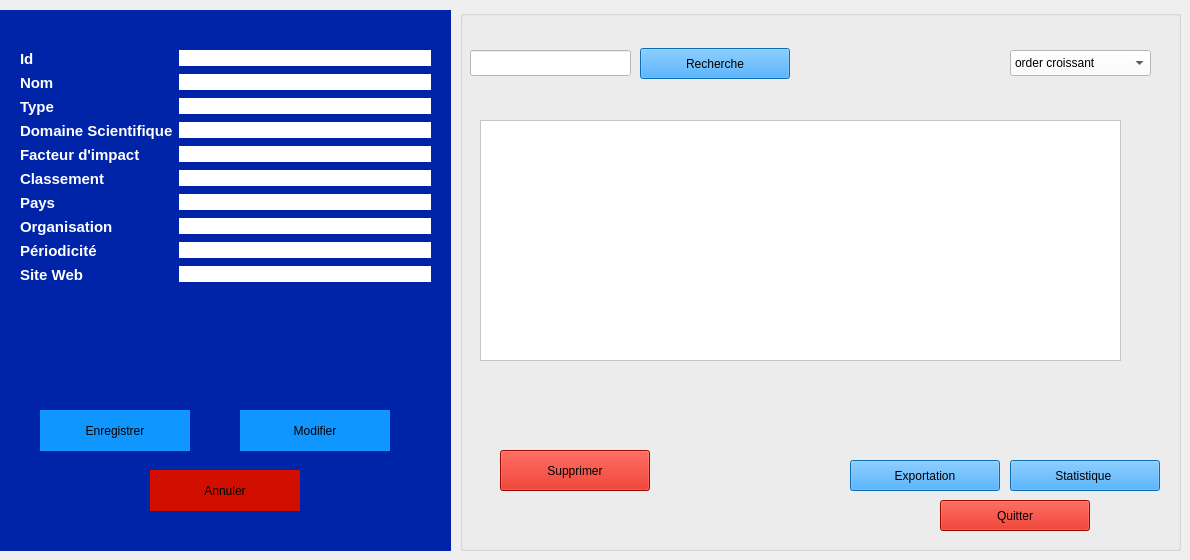
     <widget class="QWidget" name="tab_journal">
      <attribute name="title">
       <string>Gestion Journal/Conférence</string>
      </attribute>
      <widget class="QGroupBox" name="groupBox_Journal_Form">
       <property name="geometry">
        <rect>
         <x>0</x>
         <y>10</y>
         <width>451</width>
         <height>541</height>
        </rect>
       </property>
       <property name="styleSheet">
        <string notr="true">background-color: rgb(0, 36, 168);
border: #A8D3F0;</string>
       </property>
       <property name="title">
        <string/>
       </property>
       <widget class="QWidget" name="formLayoutWidget_Journal">
        <property name="geometry">
         <rect>
          <x>20</x>
          <y>40</y>
          <width>411</width>
          <height>331</height>
         </rect>
        </property>
        <layout class="QFormLayout" name="formLayout_Journal">
         <item row="0" column="0">
          <widget class="QLabel" name="label_Journal_id">
           <property name="text">
            <string>&lt;html&gt;&lt;head/&gt;&lt;body&gt;&lt;p&gt;&lt;span style=&quot; font-size:11pt; font-weight:700; color:#ffffff;&quot;&gt;Id&lt;/span&gt;&lt;/p&gt;&lt;/body&gt;&lt;/html&gt;</string>
           </property>
          </widget>
         </item>
         <item row="0" column="1">
          <widget class="QLineEdit" name="id">
           <property name="styleSheet">
            <string notr="true">background-color: rgb(255, 255, 255);</string>
           </property>
          </widget>
         </item>
         <item row="1" column="0">
          <widget class="QLabel" name="label_Journal_nom">
           <property name="text">
            <string>&lt;html&gt;&lt;head/&gt;&lt;body&gt;&lt;p&gt;&lt;span style=&quot; font-size:11pt; font-weight:700; color:#ffffff;&quot;&gt;Nom&lt;/span&gt;&lt;/p&gt;&lt;/body&gt;&lt;/html&gt;</string>
           </property>
          </widget>
         </item>
         <item row="1" column="1">
          <widget class="QLineEdit" name="nom">
           <property name="styleSheet">
            <string notr="true">background-color: rgb(255, 255, 255);</string>
           </property>
          </widget>
         </item>
         <item row="2" column="0">
          <widget class="QLabel" name="label_Journal_type">
           <property name="text">
            <string>&lt;html&gt;&lt;head/&gt;&lt;body&gt;&lt;p&gt;&lt;span style=&quot; font-size:11pt; font-weight:700; color:#ffffff;&quot;&gt;Type&lt;/span&gt;&lt;/p&gt;&lt;/body&gt;&lt;/html&gt;</string>
           </property>
          </widget>
         </item>
         <item row="2" column="1">
          <widget class="QLineEdit" name="type">
           <property name="styleSheet">
            <string notr="true">background-color: rgb(255, 255, 255);</string>
           </property>
          </widget>
         </item>
         <item row="3" column="0">
          <widget class="QLabel" name="label_Journal_domaine">
           <property name="text">
            <string>&lt;html&gt;&lt;head/&gt;&lt;body&gt;&lt;p&gt;&lt;span style=&quot; font-size:11pt; font-weight:700; color:#ffffff;&quot;&gt;Domaine Scientifique&lt;/span&gt;&lt;/p&gt;&lt;/body&gt;&lt;/html&gt;</string>
           </property>
          </widget>
         </item>
         <item row="3" column="1">
          <widget class="QLineEdit" name="domaine_scientifique">
           <property name="styleSheet">
            <string notr="true">background-color: rgb(255, 255, 255);</string>
           </property>
          </widget>
         </item>
         <item row="4" column="0">
          <widget class="QLabel" name="label_Journal_facteur">
           <property name="text">
            <string>&lt;html&gt;&lt;head/&gt;&lt;body&gt;&lt;p&gt;&lt;span style=&quot; font-size:11pt; font-weight:700; color:#ffffff;&quot;&gt;Facteur d'impact&lt;/span&gt;&lt;/p&gt;&lt;/body&gt;&lt;/html&gt;</string>
           </property>
          </widget>
         </item>
         <item row="4" column="1">
          <widget class="QLineEdit" name="facteur_impact">
           <property name="styleSheet">
            <string notr="true">background-color: rgb(255, 255, 255);</string>
           </property>
          </widget>
         </item>
         <item row="5" column="0">
          <widget class="QLabel" name="label_Journal_classement">
           <property name="text">
            <string>&lt;html&gt;&lt;head/&gt;&lt;body&gt;&lt;p&gt;&lt;span style=&quot; font-size:11pt; font-weight:700; color:#ffffff;&quot;&gt;Classement&lt;/span&gt;&lt;/p&gt;&lt;/body&gt;&lt;/html&gt;</string>
           </property>
          </widget>
         </item>
         <item row="5" column="1">
          <widget class="QLineEdit" name="classement">
           <property name="styleSheet">
            <string notr="true">background-color: rgb(255, 255, 255);</string>
           </property>
          </widget>
         </item>
         <item row="6" column="0">
          <widget class="QLabel" name="label_Journal_pays">
           <property name="text">
            <string>&lt;html&gt;&lt;head/&gt;&lt;body&gt;&lt;p&gt;&lt;span style=&quot; font-size:11pt; font-weight:700; color:#ffffff;&quot;&gt;Pays&lt;/span&gt;&lt;/p&gt;&lt;/body&gt;&lt;/html&gt;</string>
           </property>
          </widget>
         </item>
         <item row="6" column="1">
          <widget class="QLineEdit" name="pays">
           <property name="styleSheet">
            <string notr="true">background-color: rgb(255, 255, 255);</string>
           </property>
          </widget>
         </item>
         <item row="7" column="0">
          <widget class="QLabel" name="label_Journal_organisation">
           <property name="text">
            <string>&lt;html&gt;&lt;head/&gt;&lt;body&gt;&lt;p&gt;&lt;span style=&quot; font-size:11pt; font-weight:700; color:#ffffff;&quot;&gt;Organisation&lt;/span&gt;&lt;/p&gt;&lt;/body&gt;&lt;/html&gt;</string>
           </property>
          </widget>
         </item>
         <item row="7" column="1">
          <widget class="QLineEdit" name="organisation">
           <property name="styleSheet">
            <string notr="true">background-color: rgb(255, 255, 255);</string>
           </property>
          </widget>
         </item>
         <item row="8" column="0">
          <widget class="QLabel" name="label_Journal_periodicite">
           <property name="text">
            <string>&lt;html&gt;&lt;head/&gt;&lt;body&gt;&lt;p&gt;&lt;span style=&quot; font-size:11pt; font-weight:700; color:#ffffff;&quot;&gt;Périodicité&lt;/span&gt;&lt;/p&gt;&lt;/body&gt;&lt;/html&gt;</string>
           </property>
          </widget>
         </item>
         <item row="8" column="1">
          <widget class="QLineEdit" name="periodicite">
           <property name="styleSheet">
            <string notr="true">background-color: rgb(255, 255, 255);</string>
           </property>
          </widget>
         </item>
         <item row="9" column="0">
          <widget class="QLabel" name="label_Journal_siteweb">
           <property name="text">
            <string>&lt;html&gt;&lt;head/&gt;&lt;body&gt;&lt;p&gt;&lt;span style=&quot; font-size:11pt; font-weight:700; color:#ffffff;&quot;&gt;Site Web&lt;/span&gt;&lt;/p&gt;&lt;/body&gt;&lt;/html&gt;</string>
           </property>
          </widget>
         </item>
         <item row="9" column="1">
          <widget class="QLineEdit" name="siteweb">
           <property name="styleSheet">
            <string notr="true">background-color: rgb(255, 255, 255);</string>
           </property>
          </widget>
         </item>
        </layout>
       </widget>
       <widget class="QPushButton" name="enregistrer">
        <property name="geometry">
         <rect>
          <x>40</x>
          <y>400</y>
          <width>150</width>
          <height>41</height>
         </rect>
        </property>
        <property name="minimumSize">
         <size>
          <width>0</width>
          <height>0</height>
         </size>
        </property>
        <property name="styleSheet">
         <string notr="true">background-color: rgb(16, 151, 255);
</string>
        </property>
        <property name="text">
         <string>Enregistrer</string>
        </property>
       </widget>
       <widget class="QPushButton" name="modif">
        <property name="geometry">
         <rect>
          <x>240</x>
          <y>400</y>
          <width>150</width>
          <height>41</height>
         </rect>
        </property>
        <property name="styleSheet">
         <string notr="true">background-color: rgb(16, 151, 255);
</string>
        </property>
        <property name="text">
         <string>Modifier</string>
        </property>
       </widget>
       <widget class="QPushButton" name="annuler">
        <property name="geometry">
         <rect>
          <x>150</x>
          <y>460</y>
          <width>150</width>
          <height>41</height>
         </rect>
        </property>
        <property name="styleSheet">
         <string notr="true">background-color: rgb(209, 14, 0);
</string>
        </property>
        <property name="text">
         <string>Annuler</string>
        </property>
       </widget>
      </widget>
      <widget class="QGroupBox" name="groupBox_Session_List_4">
       <property name="geometry">
        <rect>
         <x>460</x>
         <y>10</y>
         <width>721</width>
         <height>541</height>
        </rect>
       </property>
       <property name="styleSheet">
        <string notr="true">background-color: rgb(0, 36, 168);
border: #A8D3F0;
/* Style pour tous les GroupBox */
QGroupBox {
    border: 2px solid #2c3e50; /* Couleur de la bordure */
    border-radius: 15px;      /* Même arrondi que les boutons */
    margin-top: 20px;         /* Espace pour le titre en haut */
    font-weight: bold;
    color: #2c3e50;
}
/* Style spécifique pour le titre du GroupBox */
QGroupBox::title {
    subcontrol-origin: margin;
    subcontrol-position: top center; /* Place le titre en haut au centre */
    padding: 0 10px;
}</string>
       </property>
       <property name="title">
        <string/>
       </property>
       <widget class="QLineEdit" name="rechSession_4">
        <property name="geometry">
         <rect>
          <x>10</x>
          <y>40</y>
          <width>161</width>
          <height>26</height>
         </rect>
        </property>
        <property name="styleSheet">
         <string notr="true">background-color: rgb(255, 255, 255);</string>
        </property>
       </widget>
       <widget class="QPushButton" name="rechercheSession_4">
        <property name="geometry">
         <rect>
          <x>180</x>
          <y>38</y>
          <width>150</width>
          <height>31</height>
         </rect>
        </property>
        <property name="styleSheet">
         <string notr="true">background-color: rgb(16, 151, 255);
</string>
        </property>
        <property name="text">
         <string>Recherche</string>
        </property>
       </widget>
       <widget class="QPushButton" name="statSession_4">
        <property name="geometry">
         <rect>
          <x>550</x>
          <y>450</y>
          <width>150</width>
          <height>31</height>
         </rect>
        </property>
        <property name="styleSheet">
         <string notr="true">background-color: rgb(16, 151, 255);
</string>
        </property>
        <property name="text">
         <string>Statistique </string>
        </property>
       </widget>
       <widget class="QPushButton" name="SuppSession_4">
        <property name="geometry">
         <rect>
          <x>40</x>
          <y>440</y>
          <width>150</width>
          <height>41</height>
         </rect>
        </property>
        <property name="styleSheet">
         <string notr="true">background-color: rgb(209, 14, 0);</string>
        </property>
        <property name="text">
         <string>Supprimer</string>
        </property>
       </widget>
       <widget class="QPushButton" name="quitterSession_4">
        <property name="geometry">
         <rect>
          <x>480</x>
          <y>490</y>
          <width>150</width>
          <height>31</height>
         </rect>
        </property>
        <property name="styleSheet">
         <string notr="true">background-color: rgb(209, 14, 0);
</string>
        </property>
        <property name="text">
         <string>Quitter</string>
        </property>
       </widget>
       <widget class="QPushButton" name="expoSession_4">
        <property name="geometry">
         <rect>
          <x>390</x>
          <y>450</y>
          <width>150</width>
          <height>31</height>
         </rect>
        </property>
        <property name="styleSheet">
         <string notr="true">background-color: rgb(16, 151, 255);
</string>
        </property>
        <property name="text">
         <string>Exportation</string>
        </property>
       </widget>
       <widget class="QComboBox" name="comboBox_8">
        <property name="geometry">
         <rect>
          <x>550</x>
          <y>40</y>
          <width>141</width>
          <height>26</height>
         </rect>
        </property>
        <property name="palette">
         <palette>
          <active>
           <colorrole role="WindowText">
            <brush brushstyle="SolidPattern">
             <color alpha="255">
              <red>0</red>
              <green>0</green>
              <blue>0</blue>
             </color>
            </brush>
           </colorrole>
           <colorrole role="Button">
            <brush brushstyle="SolidPattern">
             <color alpha="255">
              <red>255</red>
              <green>255</green>
              <blue>255</blue>
             </color>
            </brush>
           </colorrole>
           <colorrole role="Light">
            <brush brushstyle="SolidPattern">
             <color alpha="255">
              <red>255</red>
              <green>255</green>
              <blue>255</blue>
             </color>
            </brush>
           </colorrole>
           <colorrole role="Midlight">
            <brush brushstyle="SolidPattern">
             <color alpha="255">
              <red>255</red>
              <green>255</green>
              <blue>255</blue>
             </color>
            </brush>
           </colorrole>
           <colorrole role="Dark">
            <brush brushstyle="SolidPattern">
             <color alpha="255">
              <red>127</red>
              <green>127</green>
              <blue>127</blue>
             </color>
            </brush>
           </colorrole>
           <colorrole role="Mid">
            <brush brushstyle="SolidPattern">
             <color alpha="255">
              <red>170</red>
              <green>170</green>
              <blue>170</blue>
             </color>
            </brush>
           </colorrole>
           <colorrole role="Text">
            <brush brushstyle="SolidPattern">
             <color alpha="255">
              <red>0</red>
              <green>0</green>
              <blue>0</blue>
             </color>
            </brush>
           </colorrole>
           <colorrole role="BrightText">
            <brush brushstyle="SolidPattern">
             <color alpha="255">
              <red>255</red>
              <green>255</green>
              <blue>255</blue>
             </color>
            </brush>
           </colorrole>
           <colorrole role="ButtonText">
            <brush brushstyle="SolidPattern">
             <color alpha="255">
              <red>0</red>
              <green>0</green>
              <blue>0</blue>
             </color>
            </brush>
           </colorrole>
           <colorrole role="Base">
            <brush brushstyle="SolidPattern">
             <color alpha="255">
              <red>255</red>
              <green>255</green>
              <blue>255</blue>
             </color>
            </brush>
           </colorrole>
           <colorrole role="Window">
            <brush brushstyle="SolidPattern">
             <color alpha="255">
              <red>255</red>
              <green>255</green>
              <blue>255</blue>
             </color>
            </brush>
           </colorrole>
           <colorrole role="Shadow">
            <brush brushstyle="SolidPattern">
             <color alpha="255">
              <red>0</red>
              <green>0</green>
              <blue>0</blue>
             </color>
            </brush>
           </colorrole>
           <colorrole role="AlternateBase">
            <brush brushstyle="SolidPattern">
             <color alpha="255">
              <red>255</red>
              <green>255</green>
              <blue>255</blue>
             </color>
            </brush>
           </colorrole>
           <colorrole role="ToolTipBase">
            <brush brushstyle="SolidPattern">
             <color alpha="255">
              <red>255</red>
              <green>255</green>
              <blue>220</blue>
             </color>
            </brush>
           </colorrole>
           <colorrole role="ToolTipText">
            <brush brushstyle="SolidPattern">
             <color alpha="255">
              <red>0</red>
              <green>0</green>
              <blue>0</blue>
             </color>
            </brush>
           </colorrole>
           <colorrole role="PlaceholderText">
            <brush brushstyle="SolidPattern">
             <color alpha="127">
              <red>0</red>
              <green>0</green>
              <blue>0</blue>
             </color>
            </brush>
           </colorrole>
           <colorrole role="Accent">
            <brush brushstyle="SolidPattern">
             <color alpha="255">
              <red>255</red>
              <green>255</green>
              <blue>255</blue>
             </color>
            </brush>
           </colorrole>
          </active>
          <inactive>
           <colorrole role="WindowText">
            <brush brushstyle="SolidPattern">
             <color alpha="255">
              <red>0</red>
              <green>0</green>
              <blue>0</blue>
             </color>
            </brush>
           </colorrole>
           <colorrole role="Button">
            <brush brushstyle="SolidPattern">
             <color alpha="255">
              <red>255</red>
              <green>255</green>
              <blue>255</blue>
             </color>
            </brush>
           </colorrole>
           <colorrole role="Light">
            <brush brushstyle="SolidPattern">
             <color alpha="255">
              <red>255</red>
              <green>255</green>
              <blue>255</blue>
             </color>
            </brush>
           </colorrole>
           <colorrole role="Midlight">
            <brush brushstyle="SolidPattern">
             <color alpha="255">
              <red>255</red>
              <green>255</green>
              <blue>255</blue>
             </color>
            </brush>
           </colorrole>
           <colorrole role="Dark">
            <brush brushstyle="SolidPattern">
             <color alpha="255">
              <red>127</red>
              <green>127</green>
              <blue>127</blue>
             </color>
            </brush>
           </colorrole>
           <colorrole role="Mid">
            <brush brushstyle="SolidPattern">
             <color alpha="255">
              <red>170</red>
              <green>170</green>
              <blue>170</blue>
             </color>
            </brush>
           </colorrole>
           <colorrole role="Text">
            <brush brushstyle="SolidPattern">
             <color alpha="255">
              <red>0</red>
              <green>0</green>
              <blue>0</blue>
             </color>
            </brush>
           </colorrole>
           <colorrole role="BrightText">
            <brush brushstyle="SolidPattern">
             <color alpha="255">
              <red>255</red>
              <green>255</green>
              <blue>255</blue>
             </color>
            </brush>
           </colorrole>
           <colorrole role="ButtonText">
            <brush brushstyle="SolidPattern">
             <color alpha="255">
              <red>0</red>
              <green>0</green>
              <blue>0</blue>
             </color>
            </brush>
           </colorrole>
           <colorrole role="Base">
            <brush brushstyle="SolidPattern">
             <color alpha="255">
              <red>255</red>
              <green>255</green>
              <blue>255</blue>
             </color>
            </brush>
           </colorrole>
           <colorrole role="Window">
            <brush brushstyle="SolidPattern">
             <color alpha="255">
              <red>255</red>
              <green>255</green>
              <blue>255</blue>
             </color>
            </brush>
           </colorrole>
           <colorrole role="Shadow">
            <brush brushstyle="SolidPattern">
             <color alpha="255">
              <red>0</red>
              <green>0</green>
              <blue>0</blue>
             </color>
            </brush>
           </colorrole>
           <colorrole role="AlternateBase">
            <brush brushstyle="SolidPattern">
             <color alpha="255">
              <red>255</red>
              <green>255</green>
              <blue>255</blue>
             </color>
            </brush>
           </colorrole>
           <colorrole role="ToolTipBase">
            <brush brushstyle="SolidPattern">
             <color alpha="255">
              <red>255</red>
              <green>255</green>
              <blue>220</blue>
             </color>
            </brush>
           </colorrole>
           <colorrole role="ToolTipText">
            <brush brushstyle="SolidPattern">
             <color alpha="255">
              <red>0</red>
              <green>0</green>
              <blue>0</blue>
             </color>
            </brush>
           </colorrole>
           <colorrole role="PlaceholderText">
            <brush brushstyle="SolidPattern">
             <color alpha="127">
              <red>0</red>
              <green>0</green>
              <blue>0</blue>
             </color>
            </brush>
           </colorrole>
           <colorrole role="Accent">
            <brush brushstyle="SolidPattern">
             <color alpha="255">
              <red>255</red>
              <green>255</green>
              <blue>255</blue>
             </color>
            </brush>
           </colorrole>
          </inactive>
          <disabled>
           <colorrole role="WindowText">
            <brush brushstyle="SolidPattern">
             <color alpha="255">
              <red>127</red>
              <green>127</green>
              <blue>127</blue>
             </color>
            </brush>
           </colorrole>
           <colorrole role="Button">
            <brush brushstyle="SolidPattern">
             <color alpha="255">
              <red>255</red>
              <green>255</green>
              <blue>255</blue>
             </color>
            </brush>
           </colorrole>
           <colorrole role="Light">
            <brush brushstyle="SolidPattern">
             <color alpha="255">
              <red>255</red>
              <green>255</green>
              <blue>255</blue>
             </color>
            </brush>
           </colorrole>
           <colorrole role="Midlight">
            <brush brushstyle="SolidPattern">
             <color alpha="255">
              <red>255</red>
              <green>255</green>
              <blue>255</blue>
             </color>
            </brush>
           </colorrole>
           <colorrole role="Dark">
            <brush brushstyle="SolidPattern">
             <color alpha="255">
              <red>127</red>
              <green>127</green>
              <blue>127</blue>
             </color>
            </brush>
           </colorrole>
           <colorrole role="Mid">
            <brush brushstyle="SolidPattern">
             <color alpha="255">
              <red>170</red>
              <green>170</green>
              <blue>170</blue>
             </color>
            </brush>
           </colorrole>
           <colorrole role="Text">
            <brush brushstyle="SolidPattern">
             <color alpha="255">
              <red>127</red>
              <green>127</green>
              <blue>127</blue>
             </color>
            </brush>
           </colorrole>
           <colorrole role="BrightText">
            <brush brushstyle="SolidPattern">
             <color alpha="255">
              <red>255</red>
              <green>255</green>
              <blue>255</blue>
             </color>
            </brush>
           </colorrole>
           <colorrole role="ButtonText">
            <brush brushstyle="SolidPattern">
             <color alpha="255">
              <red>127</red>
              <green>127</green>
              <blue>127</blue>
             </color>
            </brush>
           </colorrole>
           <colorrole role="Base">
            <brush brushstyle="SolidPattern">
             <color alpha="255">
              <red>255</red>
              <green>255</green>
              <blue>255</blue>
             </color>
            </brush>
           </colorrole>
           <colorrole role="Window">
            <brush brushstyle="SolidPattern">
             <color alpha="255">
              <red>255</red>
              <green>255</green>
              <blue>255</blue>
             </color>
            </brush>
           </colorrole>
           <colorrole role="Shadow">
            <brush brushstyle="SolidPattern">
             <color alpha="255">
              <red>0</red>
              <green>0</green>
              <blue>0</blue>
             </color>
            </brush>
           </colorrole>
           <colorrole role="AlternateBase">
            <brush brushstyle="SolidPattern">
             <color alpha="255">
              <red>255</red>
              <green>255</green>
              <blue>255</blue>
             </color>
            </brush>
           </colorrole>
           <colorrole role="ToolTipBase">
            <brush brushstyle="SolidPattern">
             <color alpha="255">
              <red>255</red>
              <green>255</green>
              <blue>220</blue>
             </color>
            </brush>
           </colorrole>
           <colorrole role="ToolTipText">
            <brush brushstyle="SolidPattern">
             <color alpha="255">
              <red>0</red>
              <green>0</green>
              <blue>0</blue>
             </color>
            </brush>
           </colorrole>
           <colorrole role="PlaceholderText">
            <brush brushstyle="SolidPattern">
             <color alpha="127">
              <red>127</red>
              <green>127</green>
              <blue>127</blue>
             </color>
            </brush>
           </colorrole>
           <colorrole role="Accent">
            <brush brushstyle="SolidPattern">
             <color alpha="255">
              <red>255</red>
              <green>255</green>
              <blue>255</blue>
             </color>
            </brush>
           </colorrole>
          </disabled>
         </palette>
        </property>
        <property name="styleSheet">
         <string notr="true">background-color: rgb(255, 255, 255);</string>
        </property>
        <item>
         <property name="text">
          <string>order croissant</string>
         </property>
        </item>
        <item>
         <property name="text">
          <string>order decroissant</string>
         </property>
        </item>
       </widget>
       <widget class="QTableWidget" name="tableWidget_8">
        <property name="geometry">
         <rect>
          <x>20</x>
          <y>110</y>
          <width>641</width>
          <height>241</height>
         </rect>
        </property>
        <property name="styleSheet">
         <string notr="true">background-color: rgb(255, 255, 255);</string>
        </property>
       </widget>
      </widget>
     </widget>
